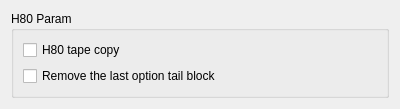
<?xml version="1.0" encoding="UTF-8"?>
<ui version="4.0">
 <class>H80Form</class>
 <widget class="QWidget" name="H80Form">
  <property name="geometry">
   <rect>
    <x>0</x>
    <y>0</y>
    <width>400</width>
    <height>106</height>
   </rect>
  </property>
  <property name="windowTitle">
   <string>H80Param</string>
  </property>
  <layout class="QGridLayout" name="gridLayout_2">
   <item row="0" column="0">
    <widget class="QGroupBox" name="groupBox">
     <property name="title">
      <string>H80 Param</string>
     </property>
     <layout class="QGridLayout" name="gridLayout">
      <item row="0" column="0">
       <widget class="QCheckBox" name="checkBoxH80">
        <property name="text">
         <string>H80 tape copy</string>
        </property>
       </widget>
      </item>
      <item row="1" column="0">
       <widget class="QCheckBox" name="checkBoxRemoveTail">
        <property name="text">
         <string>Remove the last option tail block</string>
        </property>
       </widget>
      </item>
     </layout>
    </widget>
   </item>
  </layout>
 </widget>
 <resources/>
 <connections/>
</ui>
